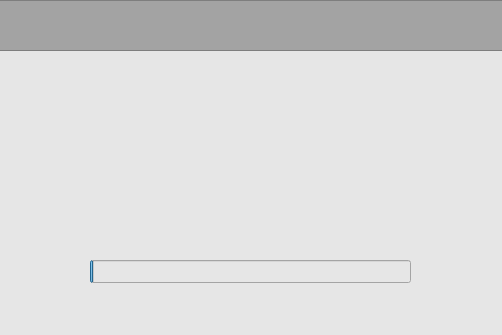
<?xml version="1.0" encoding="UTF-8"?>
<ui version="4.0">
 <class>WSLoadingDialog</class>
 <widget class="QDialog" name="WSLoadingDialog">
  <property name="geometry">
   <rect>
    <x>0</x>
    <y>0</y>
    <width>502</width>
    <height>335</height>
   </rect>
  </property>
  <property name="windowTitle">
   <string>Dialog</string>
  </property>
  <property name="styleSheet">
   <string notr="true">background-color: rgb(230, 230, 230);</string>
  </property>
  <widget class="QLabel" name="label">
   <property name="geometry">
    <rect>
     <x>40</x>
     <y>80</y>
     <width>391</width>
     <height>111</height>
    </rect>
   </property>
   <property name="styleSheet">
    <string notr="true">border-image: url(:/images/Images/WS.png);</string>
   </property>
   <property name="text">
    <string/>
   </property>
  </widget>
  <widget class="QProgressBar" name="progressBar">
   <property name="geometry">
    <rect>
     <x>90</x>
     <y>260</y>
     <width>321</width>
     <height>23</height>
    </rect>
   </property>
   <property name="maximum">
    <number>100</number>
   </property>
   <property name="value">
    <number>1</number>
   </property>
   <property name="textVisible">
    <bool>false</bool>
   </property>
  </widget>
  <widget class="QFrame" name="frame">
   <property name="geometry">
    <rect>
     <x>-20</x>
     <y>0</y>
     <width>541</width>
     <height>51</height>
    </rect>
   </property>
   <property name="styleSheet">
    <string notr="true">background-color: rgb(163, 163, 163);</string>
   </property>
   <property name="frameShape">
    <enum>QFrame::StyledPanel</enum>
   </property>
   <property name="frameShadow">
    <enum>QFrame::Raised</enum>
   </property>
  </widget>
 </widget>
 <resources/>
 <connections/>
</ui>
